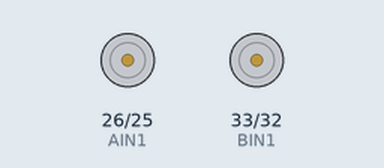
Recording of a program running on a simulated ESP32. Shown: motor-driver pin pairs drawn as motors (green arrow = first pin HIGH = forward, orange = second pin HIGH = backward, longer = more drive, scaled by the enable pin).

Above: at 2.6 s.
Timing chart, 0 to 13.6 s (numbered marks = the images above):
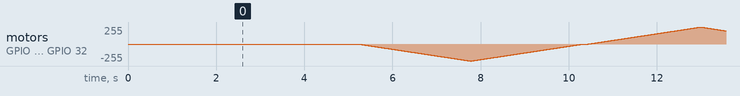

The program:

main.cpp
```cpp
#include <Arduino.h>

#ifdef ESP32

#define AIN2 GPIO_NUM_25
#define AIN1 GPIO_NUM_26
#define BIN2 GPIO_NUM_32
#define BIN1 GPIO_NUM_33
#define PWMA GPIO_NUM_19
#define PWMB GPIO_NUM_18

#endif

#ifdef ARDUINO_AVR_NANO

#define AIN2 10
#define AIN1 9
#define BIN2 7
#define BIN1 6
#define PWMA 11
#define PWMB 5

#endif

int dir = 1;

void setup()
{
  pinMode(AIN2, OUTPUT); // AIN2
  pinMode(AIN1, OUTPUT); // AIN1
  pinMode(BIN2, OUTPUT); // BIN2
  pinMode(BIN1, OUTPUT); // BIN1
  pinMode(PWMA, OUTPUT); // PWMA
  pinMode(PWMB, OUTPUT); // PWMB
}

void loop()
{

  for (int i = 0; i < 255; i++)
  {
    analogWrite(PWMA, i);
    analogWrite(PWMB, i);
    delay(10);
  }

  for (int i = 255; i >= 0; i--)
  {
    analogWrite(PWMA, i);
    analogWrite(PWMB, i);
    delay(10);
  }

  // toggle direction
  digitalWrite(AIN1, 1 - dir);
  digitalWrite(AIN2, dir);
  digitalWrite(BIN1, 1 - dir);
  digitalWrite(BIN2, dir);

  dir = 1 - dir;
  delay(100);
}
```
